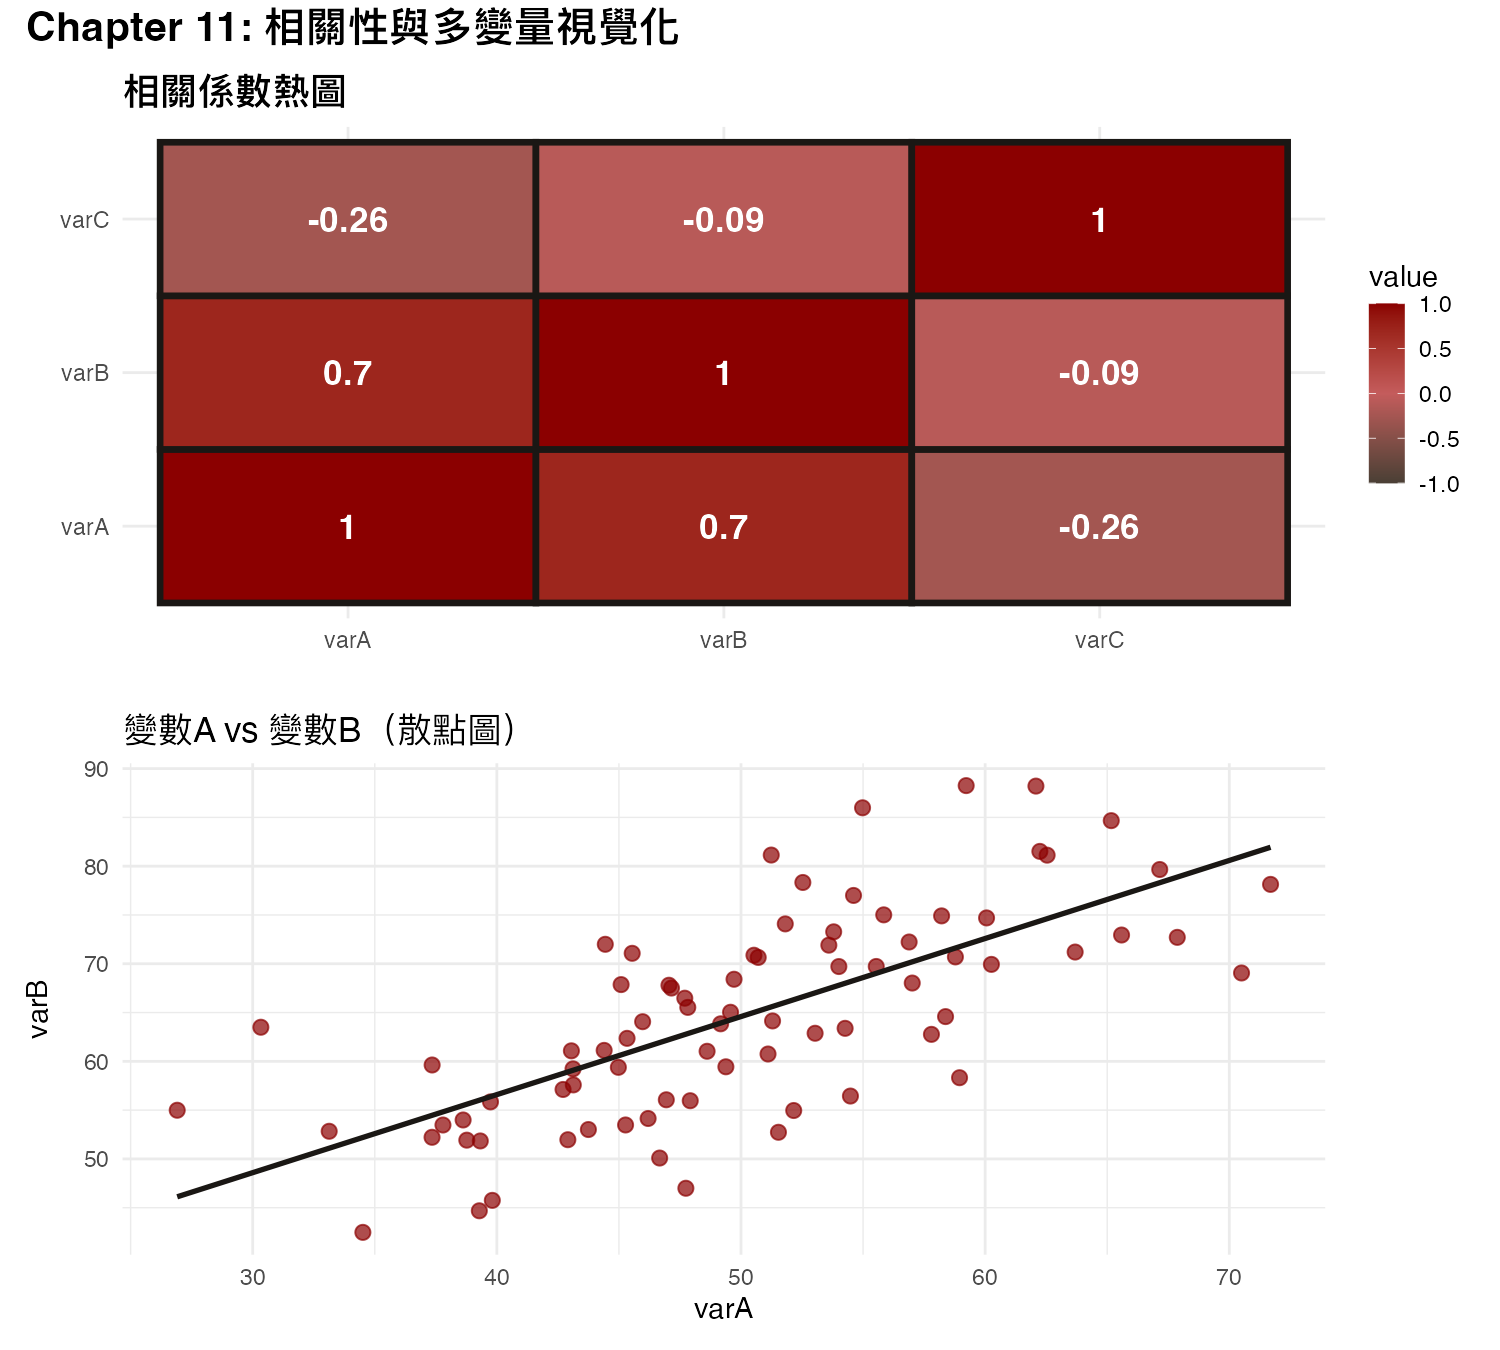

Generate this figure with R:
# Chapter 11: 相關性與多變量視覺化示範（純 base + ggplot2）
library(ggplot2)
library(dplyr)

set.seed(123)

n <- 80
df <- data.frame(
  varA = rnorm(n, 50, 10),
  varB = rnorm(n, 30, 8),
  varC = rnorm(n, 70, 15)
)

df$varB <- df$varB + 0.7 * df$varA
df$varC <- df$varC - 0.4 * df$varA

# 手動建立相關係數矩陣長格式
cor_matrix <- cor(df)
vars <- colnames(cor_matrix)

cor_df <- expand.grid(Var1 = vars, Var2 = vars)
cor_df$value <- as.vector(cor_matrix)

p1 <- ggplot(cor_df, aes(x = Var1, y = Var2, fill = value)) +
  geom_tile(color = "#1a1714", linewidth = 1.5) +
  geom_text(aes(label = round(value, 2)), color = "white", size = 6, fontface = "bold") +
  scale_fill_gradient2(low = "#4a3f35", mid = "#c45c5c", high = "#8B0000", 
                       midpoint = 0, limits = c(-1, 1)) +
  labs(title = "相關係數熱圖", x = "", y = "") +
  theme_minimal(base_size = 14) +
  theme(plot.title = element_text(face = "bold", size = 18))

p2 <- ggplot(df, aes(x = varA, y = varB)) +
  geom_point(color = "#8B0000", size = 3, alpha = 0.7) +
  geom_smooth(method = "lm", color = "#1a1714", se = FALSE, linewidth = 1.2) +
  labs(title = "變數A vs 變數B（散點圖）", x = "varA", y = "varB") +
  theme_minimal(base_size = 14)

library(patchwork)
final <- p1 / p2 + plot_annotation(
  title = "Chapter 11: 相關性與多變量視覺化",
  theme = theme(plot.title = element_text(size = 20, face = "bold"))
)

ggsave("/Users/elvis/r-viz-site/assets/chapter11_correlation_demo.png", 
       final, width = 10, height = 9, dpi = 150)

cat("✅ Chapter 11 相關性 PNG 已生成\n")
